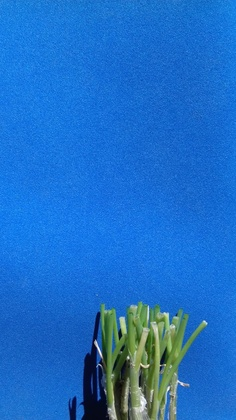
%> input picture imagens/1_1.jpeg, 236 x 420 px, shrunk from 720 x 1280 before the run
$ octave projetoFinal.m   (GNU Octave 9; MATLAB toolbox functions it lacks are replaced by stand-ins)
%> lines starting %> are read from the running program, lines starting %| are printed output that depends on the picture; in (x1, y1, x2, y2) boxes, pixels count from 0 and x2, y2 are one past the last pixel; in counts of white or black regions, pixels touching at a corner belong together; the program's own positions count from 1
pkg load image

clear all
close all

im = imread('/home/gustavo/Documentos/TADS/PDI/projetoFinal/imagens/1_1.jpeg');
%> im is the input picture: size 420x236x3 uint8; mean R, G, B 30, 111.4, 199.3
figure('Name','Imagem original: Cebolinha')
imshow(im)

% [10 lines of commented-out code are left out]

r(:,:) = im(:,:,1);
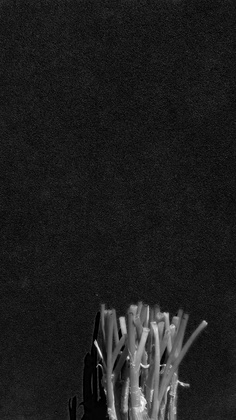
%> r: size 420x236 uint8; min 0, max 251, mean 30
g(:,:) = im(:,:,2);
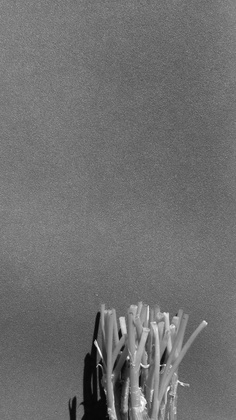
%> g: size 420x236 uint8; min 2, max 255, mean 111.4
b(:,:) = im(:,:,3);
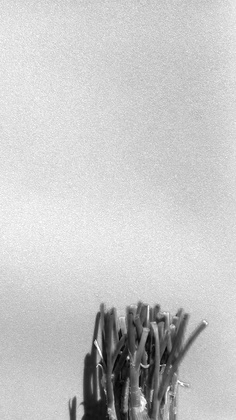
%> b: size 420x236 uint8; min 0, max 255, mean 199.3

% [8 lines of commented-out code are left out]

cebolinha = uint8(zeros(size(im,1), size(im,2), size(im,3)));

%%%%%%%%%%%%%%%%%%%%%%%%%%%%%%%%%%%%%%%%%%%%%%%%%%%%%%%%%%%%%%%%%%%
%%%%%%%%%%%%%%%%%%% CEBOLINHA - LIMIARIZAÇÃO %%%%%%%%%%%%%%%%%%%%%

for i=1:size(im,1)
  for j=1:size(im,2)
    if((r(i,j)<150)&&(g(i,j)<150)&&(b(i,j)>130))
      %cebolinha(i,j,:) = im(i,j,:);
      cebolinha(i,j,:) = 255;
    else
      %cebolinha(i,j,:) = 1;
      cebolinha(i,j,:) = im(i,j,:);
    end
  end
end
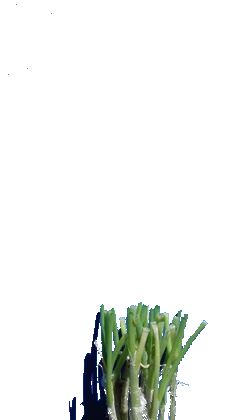
%> cebolinha: size 420x236x3 uint8; mean R, G, B 237.8, 240.2, 237.5

figure('Name','Cebolinha');
imshow(cebolinha);

%%%%%%%%%%%%%%%%%%%%%%%%%%%%%%%%%%%%%%%%%%%%%%%%%%%%%%%%%%%%%%%%%%%
%%%%%%%%%%%%%%%%%%% CEBOLINHA - BINARIZAÇÃO %%%%%%%%%%%%%%%%%%%%%

cebolinhaGray = rgb2gray(cebolinha);
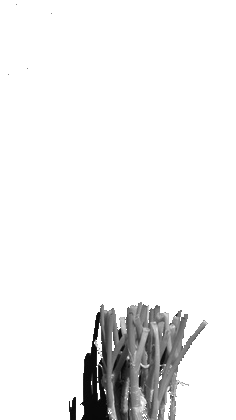
%> cebolinhaGray: size 420x236 uint8; min 3, max 255, mean 239.2

figure('Name','Histograma Cebolinha Gray');
imhist(cebolinhaGray);
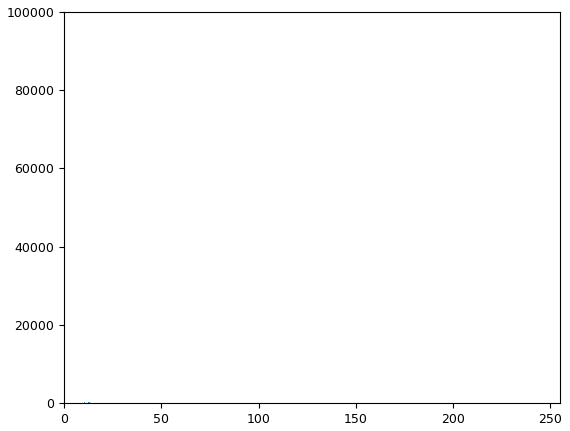
%> figure redrawn from the program's plot data; highest point at x = 255, y = 89096

figure('Name','Histograma Cebolinha Gray');
imshow(cebolinhaGray);

for i=1:size(cebolinhaGray,1)
  for j=1:size(cebolinhaGray,2)
    if((cebolinhaGray(i,j)>50)&&(cebolinhaGray(i,j)<200));
      cebolinhaBW(i,j) = 0;
    else
      cebolinhaBW(i,j) = 255;
    end
  end
end
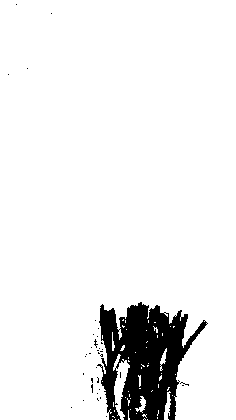
%> cebolinhaBW: size 420x236 double; 92.4% white; 36 black regions (35 under 20 px), largest, box (x1, y1, x2, y2) and area: (97, 302, 208, 420) 7427

figure('Name','Cebolinha BW');
imshow(cebolinhaBW);

cebolinhaBinaria = im2bw(cebolinhaBW);

figure('Name','Cebolinha Binária');
imshow(cebolinhaBinaria);

%%%%%%%%%%%%%%%%%%%%%%%%%%%%%%%%%%%%%%%%%%%%%%%%%%%%%%%%%%%%%%%%%%%
%%%%%%%%%%%%%%%%%%%%% CEBOLINHA - EROSÃO %%%%%%%%%%%%%%%%%%%%%%%%%%
A = cebolinhaBinaria;

% Considerando o elemento estruturante quadrado
B = [0 0 0; 0 0 0; 0 0 0];

Original = A;
C = A;
for k=1:1

for i=2:size(A,1)-1
  for j=2:size(A,2)-1
    if(A(i,j)==0) %se o pixel central da vizinhan�a de A = 1, deve ser analizado
      vizA = [A(i-1,j-1) A(i-1,j) A(i-1,j+1);...
            A(i,j-1) A(i,j) A(i,j+1);...
            A(i+1,j-1) A(i+1,j) A(i+1,j+1)];
      if (sum(sum(vizA==B))!=9) % se todos os pixels s�o iguais entre a vizinhan�a de A e B
        C(i,j)=0;
      end
    end
  end
end
A = C;
end
%> after the loop, vizA = [false false true; false false true; false false true]

figure('Name','Cebolinha Binária Erodida')
imshow(C)

$ run again, with imagens/1_2.jpeg copied over imagens/1_1.jpeg
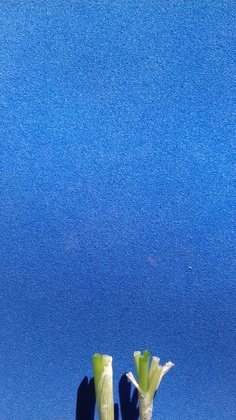
%> input picture imagens/1_2.jpeg, 236 x 420 px, shrunk from 720 x 1280 before the run
%> im is the input picture: size 420x236x3 uint8; mean R, G, B 53.1, 115.7, 197.5
%> `b(:,:) = im(:,:,3);`:
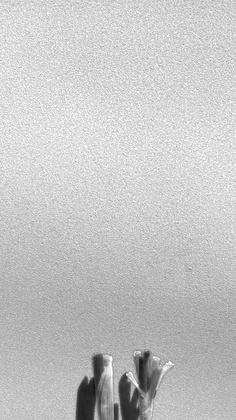
%> b: size 420x236 uint8; min 17, max 255, mean 197.5
%> after the loop `for i=1:size(cebolinhaGray,1)`:
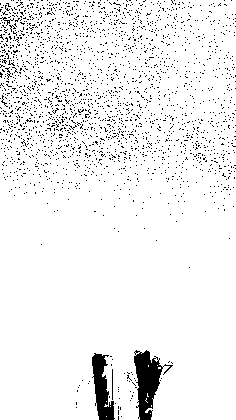
%> cebolinhaBW: size 420x236 double; 94% white; 2218 black regions (2213 under 20 px), largest, box (x1, y1, x2, y2) and area: (134, 350, 173, 420) 1258, (92, 353, 115, 420) 867, (112, 369, 113, 400) 31, (0, 17, 14, 26) 30, (5, 67, 12, 80) 23
%> after the loop `for k=1:1`: vizA = [false false true; false false true; false false true]

$ run again, with imagens/1_3.jpeg copied over imagens/1_1.jpeg
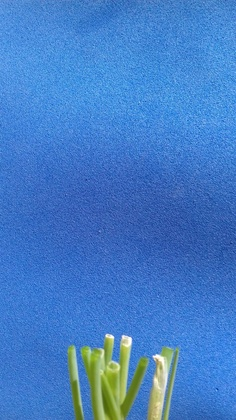
%> input picture imagens/1_3.jpeg, 236 x 420 px, shrunk from 720 x 1280 before the run
%> im is the input picture: size 420x236x3 uint8; mean R, G, B 67.4, 125.2, 198.5
%> `b(:,:) = im(:,:,3);`:
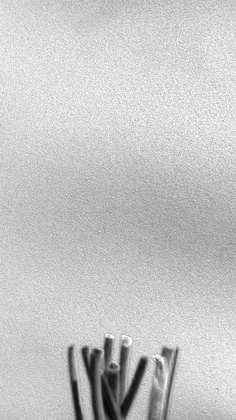
%> b: size 420x236 uint8; min 5, max 255, mean 198.5
%> after the loop `for i=1:size(cebolinhaGray,1)`:
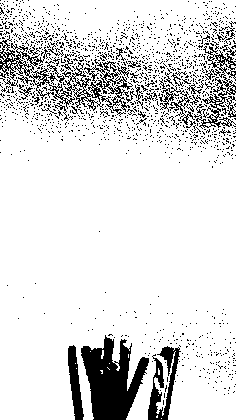
%> cebolinhaBW: size 420x236 double; 86.8% white; 1476 black regions (1438 under 20 px), largest, box (x1, y1, x2, y2) and area: (81, 335, 149, 420) 3331, (0, 35, 143, 121) 2353, (148, 346, 181, 420) 1044
%> after the loop `for k=1:1`: vizA = [false false true; false false true; false false true]

$ run again, with imagens/1_4.jpeg copied over imagens/1_1.jpeg
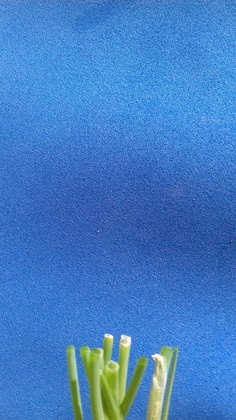
%> input picture imagens/1_4.jpeg, 236 x 420 px, shrunk from 720 x 1280 before the run
%> im is the input picture: size 420x236x3 uint8; mean R, G, B 66.3, 125.1, 196.4
%> after the loop `for i=1:size(cebolinhaGray,1)`:
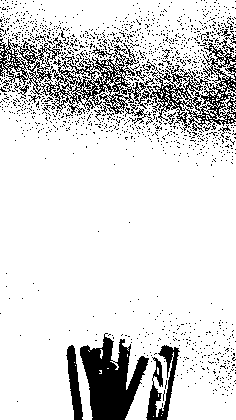
%> cebolinhaBW: size 420x236 double; 85.2% white; 1392 black regions (1365 under 20 px), largest, box (x1, y1, x2, y2) and area: (80, 333, 149, 420) 3368, (147, 42, 236, 131) 2518, (45, 44, 150, 115) 2279
%> after the loop `for k=1:1`: vizA = [false false true; false false true; false false true]
